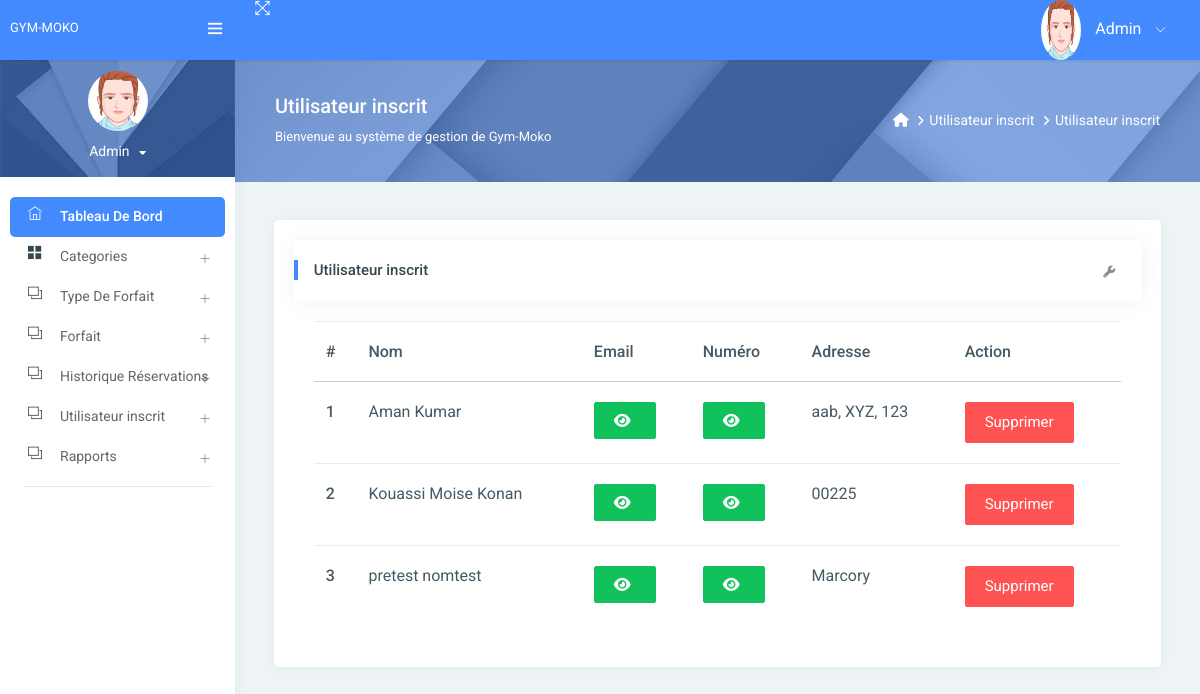
/reg_user/ (signed in), run on the app's committed database.
### gym/models.py (models this page shows, shortened)
class Signup(models.Model):
    user = models.ForeignKey(User, on_delete=models.CASCADE, null=True)
    mobile = models.CharField(max_length=15, null=True)
    state = models.CharField(max_length=150, null=True)
    city = models.CharField(max_length=150, null=True)
    address = models.CharField(max_length=200, null=True)
    creationdate = models.DateTimeField(auto_now_add=True)

### gym/views.py (the view)
# urls.py: path('reg_user/', reg_user, name="reg_user"),
@login_required(login_url='/admin_login/')
def reg_user(request):
    data = Signup.objects.all()
    d = {'data': data}
    return render(request, "admin/reg_user.html", locals())

### gym/templates/admin/reg_user.html (shortened to what this page needs)
{% extends 'admin_base.html' %}
{% load static %}
{% block main %}
<link rel="stylesheet" href="https://cdnjs.cloudflare.com/ajax/libs/font-awesome/6.2.0/css/all.min.css" />
<div class="page-header">
    <div class="page-block">
        <div class="row align-items-center">
            <div class="col-md-8">
                <div class="page-header-title">
                    <h5 class="m-b-10">Utilisateur inscrit</h5>
                    <p class="m-b-0">Bienvenue au système de gestion de Gym-Moko</p>
                </div>
            </div>
            <div class="col-md-4">
                <ul class="breadcrumb-title">
                    <li class="breadcrumb-item">
                        <a href="{% url 'admin_home' %}"> <i class="fa fa-home"></i> </a>
                    </li>
                    <li class="breadcrumb-item"><a href="">Utilisateur inscrit</a>
                    </li>
                    <li class="breadcrumb-item"><a href="">Utilisateur inscrit</a>
                    </li>
                </ul>
            </div>
        </div>
    </div>
</div>
<div class="pcoded-inner-content">
    <div class="main-body">
        <div class="page-wrapper">
            <div class="page-body">
                <div class="row">
                    <div class="col-md-12">
                        <div class="card">
                            <div class="card-block">
                                <div class="card-header">
                                    <h5> Utilisateur inscrit</h5>
                                    <div class="card-header-right">
                                        <ul class="list-unstyled card-option">
                                            <li><i class="fa fa fa-wrench open-card-option"></i></li>
                                        </ul>
                                    </div>
                                </div>
                                <div class="card-block table-border-style">
                                    <div class="table-responsive">
                                        <table class="table">
                                            <thead>
                                            <tr>
                                                <th>#</th>
                                                <th>Nom</th>
                                                <th>Email</th>
                                                <th>Numéro</th>
                                                <th>Adresse</th>
                                                <th>Action</th>
                                            </tr>
                                            </thead>
                                            <tbody>
                                            {% for i in data %}
                                            <tr>
                                                <th scope="row">{{forloop.counter}}</th>
                                                <td>{{i.user.first_name}} {{i.user.last_name}}</td>
                                                 <td><span id="email-{{forloop.counter}}" class="password">{{i.user.username}}</span>
                                                     <button type="button" class="btn btn-success" id="email-btn-{{forloop.counter}}" onclick="togglePassword('email-{{forloop.counter}}', this.id)"><i class="fa fa-eye"></i></button>
                                                 </td>
                                                 <td>
                                                    <button type="button" class="btn btn-success" id="mobile-btn-{{forloop.counter}}" onclick="togglePassword('mobile-{{forloop.counter}}', this.id)"><i class="fa fa-eye"></i></button>
                                                  </td>
                                                <td>{{i.address}}</td>
                                                <td>
                                                    <a href="{% url 'delete_user' i.id %}"
                                                       onclick="return confirm('Etes-vous sûr de vouloir supprimer cet utilisateur?')"
                                                       class="btn btn-danger">Supprimer</a>
                                                </td>
                                            </tr>
                                            {% endfor %}
                                            </tbody>
                                        </table>
                                    </div>
                                </div>
                            </div>
                        </div>
                    </div>
                </div>
            </div>
        </div>
    </div>
</div>
{% endblock %}

### gym/templates/admin/reg_user.html (style rules this page uses)
.table-responsive { font-size:11px; }
td { padding:0px; }

### data on the page
Signup: user.first_name "Aman", user.last_name "Kumar", address "aab, XYZ, 123"
Signup: user.first_name "Kouassi Moise", user.last_name "Konan", address "00225"
Signup: user.first_name "pretest", user.last_name "nomtest", address "Marcory"
